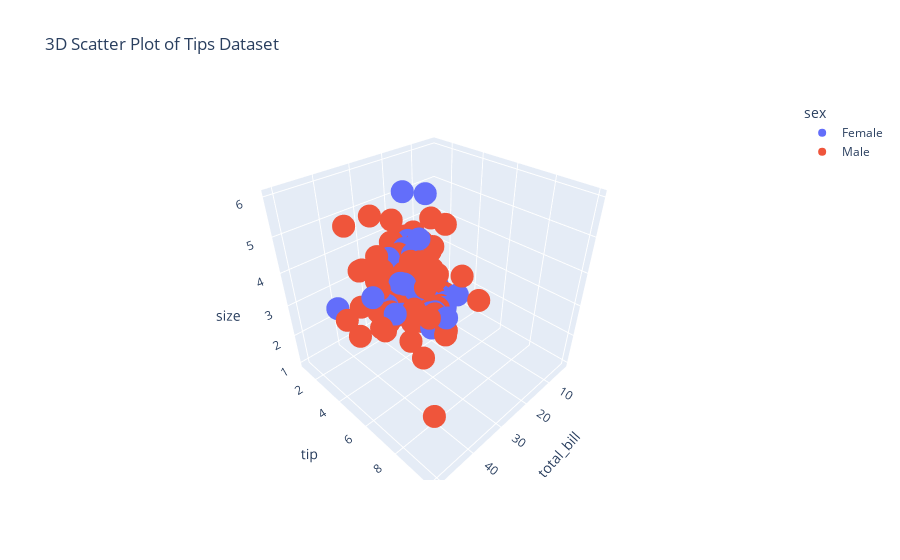

The notebook cell saved with this chart:
### Markdown cell above
# 8. 3D Scatter Plot

### Code cell
fig8 = px.scatter_3d(df, x='total_bill', y='tip', z='size', color='sex', title='3D Scatter Plot of Tips Dataset')
fig8.show()
# save the plot
fig8.write_image("./tips/08_3dscatterplot.png")

### Figure 1 — Plotly figure (JSON) as saved in the notebook; plotly's stock layout.template omitted (floating-point values rounded to 4 significant figures; data arrays with more than 128 entries replaced by an {"elided": "..."} marker saying what was removed)
{"data": [{"hovertemplate": "sex=Female<br>total_bill=%{x}<br>tip=%{y}<br>size=%{z}<extra></extra>", "legendgroup": "Female", "marker": {"color": "#636efa", "symbol": "circle"}, "mode": "markers", "name": "Female", "scene": "scene", "showlegend": true, "type": "scatter3d", "x": [16.99, 24.59, 35.26, 14.83, 10.33, 16.97, 20.29, 15.77, 19.65, 15.06, 20.69, 16.93, 10.29, 34.81, 26.41, 16.45, 3.07, 17.07, 26.86, 25.28, 14.73, 10.07, 34.83, 5.75, 16.32, 22.75, 11.35, 15.38, 44.3, 22.42, 20.92, 14.31, 7.25, 25.71, 17.31, 10.65, 12.43, 24.08, 13.42, 12.48, 29.8, 14.52, 11.38, 20.27, 11.17, 12.26, 18.26, 8.51, 10.33, 14.15, 13.16, 17.47, 27.05, 16.43, 8.35, 18.64, 11.87, 29.85, 25, 13.39, 16.21, 17.51, 10.59, 10.63, 9.6, 20.9, 18.15, 19.81, 43.11, 13, 12.74, 13, 16.4, 16.47, 12.76, 13.27, 28.17, 12.9, 30.14, 13.42, 15.98, 16.27, 10.09, 22.12, 35.83, 27.18, 18.78], "y": [1.01, 3.61, 5, 3.02, 1.67, 3.5, 2.75, 2.23, 3, 3, 2.45, 3.07, 2.6, 5.2, 1.5, 2.47, 1, 3, 3.14, 5, 2.2, 1.83, 5.17, 1, 4.3, 3.25, 2.5, 3, 2.5, 3.48, 4.08, 4, 1, 4, 3.5, 1.5, 1.8, 2.92, 1.68, 2.52, 4.2, 2, 2, 2.83, 1.5, 2, 3.25, 1.25, 2, 2, 2.75, 3.5, 5, 2.3, 1.5, 1.36, 1.63, 5.14, 3.75, 2.61, 2, 3, 1.61, 2, 4, 3.5, 3.5, 4.19, 5, 2, 2.01, 2, 2.5, 3.23, 2.23, 2.5, 6.5, 1.1, 3.09, 3.48, 3, 2.5, 2, 2.88, 4.67, 2, 3], "z": [2, 4, 4, 2, 3, 3, 2, 2, 2, 2, 4, 3, 2, 4, 2, 2, 1, 3, 2, 2, 2, 1, 4, 2, 2, 2, 2, 2, 3, 2, 2, 2, 1, 3, 2, 2, 2, 4, 2, 2, 6, 2, 2, 2, 2, 2, 2, 2, 2, 2, 2, 2, 6, 2, 2, 3, 2, 5, 4, 2, 3, 2, 2, 2, 2, 3, 3, 2, 4, 2, 2, 2, 2, 3, 2, 2, 3, 2, 4, 2, 3, 2, 2, 2, 3, 2, 2]}, {"hovertemplate": "sex=Male<br>total_bill=%{x}<br>tip=%{y}<br>size=%{z}<extra></extra>", "legendgroup": "Male", "marker": {"color": "#EF553B", "symbol": "circle"}, "mode": "markers", "name": "Male", "scene": "scene", "showlegend": true, "type": "scatter3d", "x": {"elided": "157 float values"}, "y": {"elided": "157 float values"}, "z": {"elided": "157 int values"}}], "layout": {"legend": {"title": {"text": "sex"}, "tracegroupgap": 0}, "scene": {"domain": {"x": [0, 1], "y": [0, 1]}, "xaxis": {"title": {"text": "total_bill"}}, "yaxis": {"title": {"text": "tip"}}, "zaxis": {"title": {"text": "size"}}}, "title": {"text": "3D Scatter Plot of Tips Dataset"}}}
